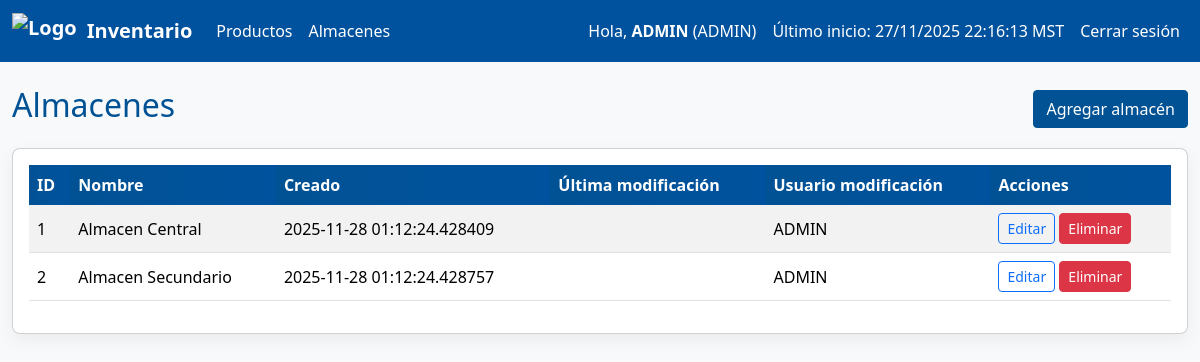
Page /almacenes/ (signed in) on the committed database.
### app/models.py (models this page shows, shortened)
class User(UserMixin, db.Model):
    __tablename__ = 'usuarios'
    nombre = db.Column(db.String(64), primary_key=True)  # nombre como PK (requisito)
    password = db.Column(db.String(255), nullable=False)
    fecha_hora_ultimo_inicio = db.Column(db.DateTime, nullable=True)  # <-- usado por el requisito
    rol = db.Column(db.String(20), nullable=False)

class Almacen(db.Model):
    __tablename__ = 'almacenes'
    id = db.Column(db.Integer, primary_key=True)
    nombre = db.Column(db.String(200), nullable=False)
    fecha_hora_creacion = db.Column(db.DateTime, nullable=False, default=now_utc)
    fecha_hora_ultima_modificacion = db.Column(db.DateTime, nullable=True, onupdate=now_utc)
    ultimo_usuario_en_modificar = db.Column(db.String(64), nullable=True)
    productos = db.relationship('Producto', back_populates='almacen', cascade="all, delete-orphan")

### app/warehouses.py (the view)
@bp.route('/')
@login_required
def list():
    q = Almacen.query
    nombre = request.args.get('nombre')
    if nombre:
        q = q.filter(Almacen.nombre.ilike(f'%{nombre}%'))
    almacenes = q.all()
    return render_template('warehouses/list.html', almacenes=almacenes)

### app/models.py (called while the page is built)
@login_manager.user_loader
def load_user(user_id):
    return db.session.get(User, user_id)

### app/templates/warehouses/list.html
{% extends "base.html" %}
{% block content %}
<div class="d-flex justify-content-between align-items-center mb-3">
  <h2>Almacenes</h2>
  {% if current_user.is_authenticated and (current_user.rol == 'ADMIN' or current_user.rol == 'ALMACENES') %}
    <a class="btn btn-primary btn-rounded" href="{{ url_for('warehouses.create') }}">Agregar almacén</a>
  {% endif %}
</div>
<div class="card p-3">
  <div class="table-responsive">
    <table class="table table-striped">
      <thead><tr><th>ID</th><th>Nombre</th><th>Creado</th><th>Última modificación</th><th>Usuario modificación</th><th>Acciones</th></tr></thead>
      <tbody>
        {% for a in almacenes %}
        <tr>
          <td>{{ a.id }}</td>
          <td>{{ a.nombre }}</td>
          <td>{{ a.fecha_hora_creacion }}</td>
          <td>{{ a.fecha_hora_ultima_modificacion or '' }}</td>
          <td>{{ a.ultimo_usuario_en_modificar or '' }}</td>
          <td>
            {% if current_user.is_authenticated and (current_user.rol == 'ADMIN' or current_user.rol == 'ALMACENES') %}
              <a class="btn btn-sm btn-outline-primary btn-rounded" href="{{ url_for('warehouses.edit', id=a.id) }}">Editar</a>
              <form method="post" action="{{ url_for('warehouses.delete', id=a.id) }}" style="display:inline;" onsubmit="return confirm('¿Seguro que desea eliminar este almacén?');">
                <button class="btn btn-sm btn-danger btn-rounded">Eliminar</button>
              </form>
            {% else %}
              <span class="text-muted">No autorizado</span>
            {% endif %}
          </td>
        </tr>
        {% else %}
        <tr><td colspan="6">No hay almacenes.</td></tr>
        {% endfor %}
      </tbody>
    </table>
  </div>
</div>
{% endblock %}

### app/templates/base.html (shortened to what this page needs)
<!doctype html>
<html lang="es">
<head>
  <link href="https://cdn.jsdelivr.net/npm/bootstrap@5.3.2/dist/css/bootstrap.min.css" rel="stylesheet">
  <link rel="stylesheet" href="{{ url_for('static', filename='css/style.css') }}">
</head>
<body class="bg-light">
<nav class="navbar navbar-expand-lg navbar-dark bg-unison">
  <div class="container-fluid">
    <a class="navbar-brand d-flex align-items-center" href="{{ url_for('index') }}">
      <img src="{{ url_for('static', filename='images/Escudo-Color.png') }}" alt="Logo" style="height:36px; margin-right:10px;">
      <span>Inventario</span>
    </a>
    <div class="collapse navbar-collapse" id="mainNav">
      <ul class="navbar-nav me-auto mb-2 mb-lg-0">
        <li class="nav-item"><a class="nav-link" href="{{ url_for('products.list') }}">Productos</a></li>
        <li class="nav-item"><a class="nav-link" href="{{ url_for('warehouses.list') }}">Almacenes</a></li>
      </ul>
      <ul class="navbar-nav ms-auto">
        {% if current_user.is_authenticated %}
          <li class="nav-item">
            <span class="nav-link">Hola, <strong>{{ current_user.nombre }}</strong> ({{ current_user.rol }})</span>
          </li>
          {% if current_user.fecha_hora_ultimo_inicio %}
            <li class="nav-item">
              <span class="nav-link small">Último inicio: {{ current_user.fecha_hora_ultimo_inicio | local_dt }}</span>
            </li>
          {% endif %}
          <li class="nav-item"><a class="nav-link" href="{{ url_for('auth.logout') }}">Cerrar sesión</a></li>
        {% else %}
          <li class="nav-item"><a class="nav-link" href="{{ url_for('auth.login') }}">Iniciar sesión</a></li>
        {% endif %}
      </ul>
    </div>
  </div>
</nav>
<div class="container mt-4">
  {% block content %}{% endblock %}
</div>
</body>
</html>

### app/static/css/style.css (style rules this page uses)
:root { --azul-unison:#00529e; --azul-oscuro:#015294; --dorado:#f8bb00; --dorado-oscuro:#d99e30; --radio: 4px; }
body { font-family: "Segoe UI", "Segoe UI Historic", system-ui, -apple-system, Roboto, "Helvetica Neue", Arial, sans-serif; color: #111; }
.container { max-width: 1200px; }
.bg-unison { background-color: var(--azul-unison) !important; }
.navbar .nav-link { color: #fff !important; }
.navbar .navbar-brand { color: #fff !important; font-weight:600; }
.btn-rounded { border-radius: var(--radio) !important; }
.btn { border-radius: var(--radio) !important; }
.btn-primary { background-color: var(--azul-oscuro) !important; border-color: var(--azul-oscuro) !important; color: #fff !important; }
.card { border-radius: 8px; box-shadow: 0 6px 18px rgba(0,0,0,0.06); }
.table thead th { background: linear-gradient(90deg, var(--azul-oscuro), var(--azul-unison)); color: #fff; border-bottom: none; }
.table tbody td { vertical-align: middle; }
h1, h2, h3 { color: var(--azul-oscuro); }

### app/templates/base.html (style rules this page uses)
body { font-family: "Segoe UI", "Segoe UI Historic", system-ui, -apple-system, Roboto, "Helvetica Neue", Arial, sans-serif; }

### rows in the picture
User: nombre "ADMIN", rol "ADMIN", fecha_hora_ultimo_inicio|local_dt "27/11/2025 22:16:13 MST"
Almacen: id "1", nombre "Almacen Central", fecha_hora_creacion "2025-11-28 01:12:24.428409", ultimo_usuario_en_modificar "ADMIN"
Almacen: id "2", nombre "Almacen Secundario", fecha_hora_creacion "2025-11-28 01:12:24.428757", ultimo_usuario_en_modificar "ADMIN"
